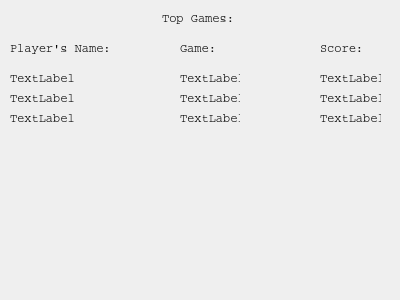
<?xml version="1.0" encoding="UTF-8"?>
<ui version="4.0">
 <class>TopGamesWindow</class>
 <widget class="QWidget" name="TopGamesWindow">
  <property name="geometry">
   <rect>
    <x>0</x>
    <y>0</y>
    <width>400</width>
    <height>300</height>
   </rect>
  </property>
  <property name="font">
   <font>
    <family>Courier</family>
   </font>
  </property>
  <property name="windowTitle">
   <string>Form</string>
  </property>
  <widget class="QLabel" name="player_01">
   <property name="geometry">
    <rect>
     <x>10</x>
     <y>70</y>
     <width>151</width>
     <height>16</height>
    </rect>
   </property>
   <property name="text">
    <string>TextLabel</string>
   </property>
  </widget>
  <widget class="QLabel" name="label_3">
   <property name="geometry">
    <rect>
     <x>10</x>
     <y>40</y>
     <width>151</width>
     <height>16</height>
    </rect>
   </property>
   <property name="text">
    <string>Player's Name:</string>
   </property>
  </widget>
  <widget class="QLabel" name="label_4">
   <property name="geometry">
    <rect>
     <x>320</x>
     <y>40</y>
     <width>60</width>
     <height>16</height>
    </rect>
   </property>
   <property name="text">
    <string>Score:</string>
   </property>
  </widget>
  <widget class="QLabel" name="player_02">
   <property name="geometry">
    <rect>
     <x>10</x>
     <y>90</y>
     <width>151</width>
     <height>16</height>
    </rect>
   </property>
   <property name="text">
    <string>TextLabel</string>
   </property>
  </widget>
  <widget class="QLabel" name="score_01">
   <property name="geometry">
    <rect>
     <x>320</x>
     <y>70</y>
     <width>61</width>
     <height>16</height>
    </rect>
   </property>
   <property name="text">
    <string>TextLabel</string>
   </property>
  </widget>
  <widget class="QLabel" name="score_02">
   <property name="geometry">
    <rect>
     <x>320</x>
     <y>90</y>
     <width>61</width>
     <height>16</height>
    </rect>
   </property>
   <property name="text">
    <string>TextLabel</string>
   </property>
  </widget>
  <widget class="QLabel" name="player_03">
   <property name="geometry">
    <rect>
     <x>10</x>
     <y>110</y>
     <width>151</width>
     <height>16</height>
    </rect>
   </property>
   <property name="text">
    <string>TextLabel</string>
   </property>
  </widget>
  <widget class="QLabel" name="score_03">
   <property name="geometry">
    <rect>
     <x>320</x>
     <y>110</y>
     <width>61</width>
     <height>16</height>
    </rect>
   </property>
   <property name="text">
    <string>TextLabel</string>
   </property>
  </widget>
  <widget class="QLabel" name="label">
   <property name="geometry">
    <rect>
     <x>160</x>
     <y>10</y>
     <width>76</width>
     <height>16</height>
    </rect>
   </property>
   <property name="text">
    <string>Top Games:</string>
   </property>
   <property name="alignment">
    <set>Qt::AlignCenter</set>
   </property>
  </widget>
  <widget class="QLabel" name="label_2">
   <property name="geometry">
    <rect>
     <x>180</x>
     <y>40</y>
     <width>121</width>
     <height>16</height>
    </rect>
   </property>
   <property name="text">
    <string>Game:</string>
   </property>
  </widget>
  <widget class="QLabel" name="game_01">
   <property name="geometry">
    <rect>
     <x>180</x>
     <y>70</y>
     <width>60</width>
     <height>16</height>
    </rect>
   </property>
   <property name="text">
    <string>TextLabel</string>
   </property>
  </widget>
  <widget class="QLabel" name="game_02">
   <property name="geometry">
    <rect>
     <x>180</x>
     <y>90</y>
     <width>60</width>
     <height>16</height>
    </rect>
   </property>
   <property name="text">
    <string>TextLabel</string>
   </property>
  </widget>
  <widget class="QLabel" name="game_03">
   <property name="geometry">
    <rect>
     <x>180</x>
     <y>110</y>
     <width>60</width>
     <height>16</height>
    </rect>
   </property>
   <property name="text">
    <string>TextLabel</string>
   </property>
  </widget>
 </widget>
 <resources/>
 <connections/>
</ui>
